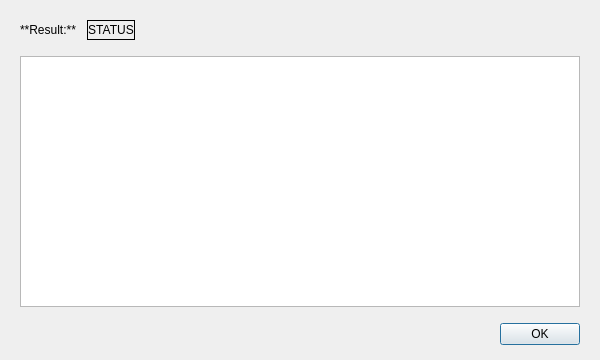
<?xml version="1.0" encoding="UTF-8"?>
<ui version="4.0">
 <class>Dialog</class>
 <widget class="QDialog" name="Dialog">
  <property name="geometry">
   <rect>
    <x>0</x>
    <y>0</y>
    <width>600</width>
    <height>360</height>
   </rect>
  </property>
  <property name="windowTitle">
   <string>Calibration Result</string>
  </property>
  <layout class="QVBoxLayout" name="verticalLayout_1">
   <property name="leftMargin">
    <number>20</number>
   </property>
   <property name="topMargin">
    <number>20</number>
   </property>
   <property name="rightMargin">
    <number>20</number>
   </property>
   <property name="bottomMargin">
    <number>15</number>
   </property>
   <item>
    <layout class="QHBoxLayout" name="resultBox">
     <property name="bottomMargin">
      <number>0</number>
     </property>
     <item>
      <widget class="QLabel" name="resultLabel">
       <property name="text">
        <string>**Result:**</string>
       </property>
       <property name="textFormat">
        <enum>Qt::TextFormat::MarkdownText</enum>
       </property>
      </widget>
     </item>
     <item>
      <spacer name="horizontalSpacer_1">
       <property name="orientation">
        <enum>Qt::Orientation::Horizontal</enum>
       </property>
       <property name="sizeType">
        <enum>QSizePolicy::Policy::Fixed</enum>
       </property>
       <property name="sizeHint" stdset="0">
        <size>
         <width>5</width>
         <height>20</height>
        </size>
       </property>
      </spacer>
     </item>
     <item>
      <widget class="QLabel" name="resultStatusLabel">
       <property name="sizePolicy">
        <sizepolicy hsizetype="Preferred" vsizetype="Preferred">
         <horstretch>0</horstretch>
         <verstretch>0</verstretch>
        </sizepolicy>
       </property>
       <property name="frameShape">
        <enum>QFrame::Shape::Box</enum>
       </property>
       <property name="text">
        <string>STATUS</string>
       </property>
       <property name="alignment">
        <set>Qt::AlignmentFlag::AlignCenter</set>
       </property>
       <property name="margin">
        <number>3</number>
       </property>
      </widget>
     </item>
     <item>
      <spacer name="horizontalSpacer_2">
       <property name="orientation">
        <enum>Qt::Orientation::Horizontal</enum>
       </property>
       <property name="sizeHint" stdset="0">
        <size>
         <width>40</width>
         <height>20</height>
        </size>
       </property>
      </spacer>
     </item>
    </layout>
   </item>
   <item>
    <spacer name="verticalSpacer_1">
     <property name="orientation">
      <enum>Qt::Orientation::Vertical</enum>
     </property>
     <property name="sizeType">
      <enum>QSizePolicy::Policy::Fixed</enum>
     </property>
     <property name="sizeHint" stdset="0">
      <size>
       <width>20</width>
       <height>10</height>
      </size>
     </property>
    </spacer>
   </item>
   <item>
    <widget class="QTextBrowser" name="resultMessage">
     <property name="font">
      <font>
       <family>Liberation Mono</family>
       <pointsize>11</pointsize>
      </font>
     </property>
     <property name="focusPolicy">
      <enum>Qt::FocusPolicy::NoFocus</enum>
     </property>
    </widget>
   </item>
   <item>
    <spacer name="verticalSpacer_2">
     <property name="orientation">
      <enum>Qt::Orientation::Vertical</enum>
     </property>
     <property name="sizeType">
      <enum>QSizePolicy::Policy::Fixed</enum>
     </property>
     <property name="sizeHint" stdset="0">
      <size>
       <width>20</width>
       <height>10</height>
      </size>
     </property>
    </spacer>
   </item>
   <item>
    <widget class="QDialogButtonBox" name="buttonBox">
     <property name="focusPolicy">
      <enum>Qt::FocusPolicy::StrongFocus</enum>
     </property>
     <property name="orientation">
      <enum>Qt::Orientation::Horizontal</enum>
     </property>
     <property name="standardButtons">
      <set>QDialogButtonBox::StandardButton::Ok</set>
     </property>
    </widget>
   </item>
  </layout>
 </widget>
 <resources/>
 <connections>
  <connection>
   <sender>buttonBox</sender>
   <signal>accepted()</signal>
   <receiver>Dialog</receiver>
   <slot>accept()</slot>
   <hints>
    <hint type="sourcelabel">
     <x>248</x>
     <y>254</y>
    </hint>
    <hint type="destinationlabel">
     <x>157</x>
     <y>274</y>
    </hint>
   </hints>
  </connection>
 </connections>
</ui>
